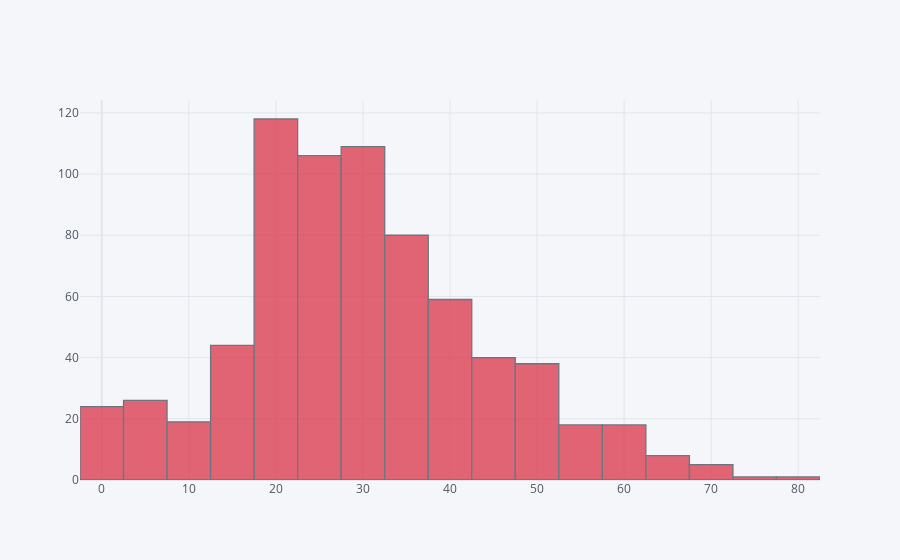

Notebook cell for this chart:
### Code cell
titanic_data['Age'].iplot(kind = 'hist', bins = 30, color = 'red')

### Figure 1 — Plotly figure (JSON) as saved in the notebook; plotly's stock layout.template omitted (floating-point values rounded to 4 significant figures; data arrays with more than 128 entries replaced by an {"elided": "..."} marker saying what was removed)
{"data": [{"histfunc": "count", "histnorm": "", "marker": {"color": "rgba(219, 64, 82, 1.0)", "line": {"color": "#4D5663", "width": 1.3}}, "name": "Age", "nbinsx": 30, "opacity": 0.8, "orientation": "v", "type": "histogram", "x": {"elided": "891 float values"}}], "layout": {"barmode": "overlay", "legend": {"bgcolor": "#F5F6F9", "font": {"color": "#4D5663"}}, "paper_bgcolor": "#F5F6F9", "plot_bgcolor": "#F5F6F9", "title": {"font": {"color": "#4D5663"}}, "xaxis": {"gridcolor": "#E1E5ED", "showgrid": true, "tickfont": {"color": "#4D5663"}, "title": {"font": {"color": "#4D5663"}, "text": ""}, "zerolinecolor": "#E1E5ED"}, "yaxis": {"gridcolor": "#E1E5ED", "showgrid": true, "tickfont": {"color": "#4D5663"}, "title": {"font": {"color": "#4D5663"}, "text": ""}, "zerolinecolor": "#E1E5ED"}}}
